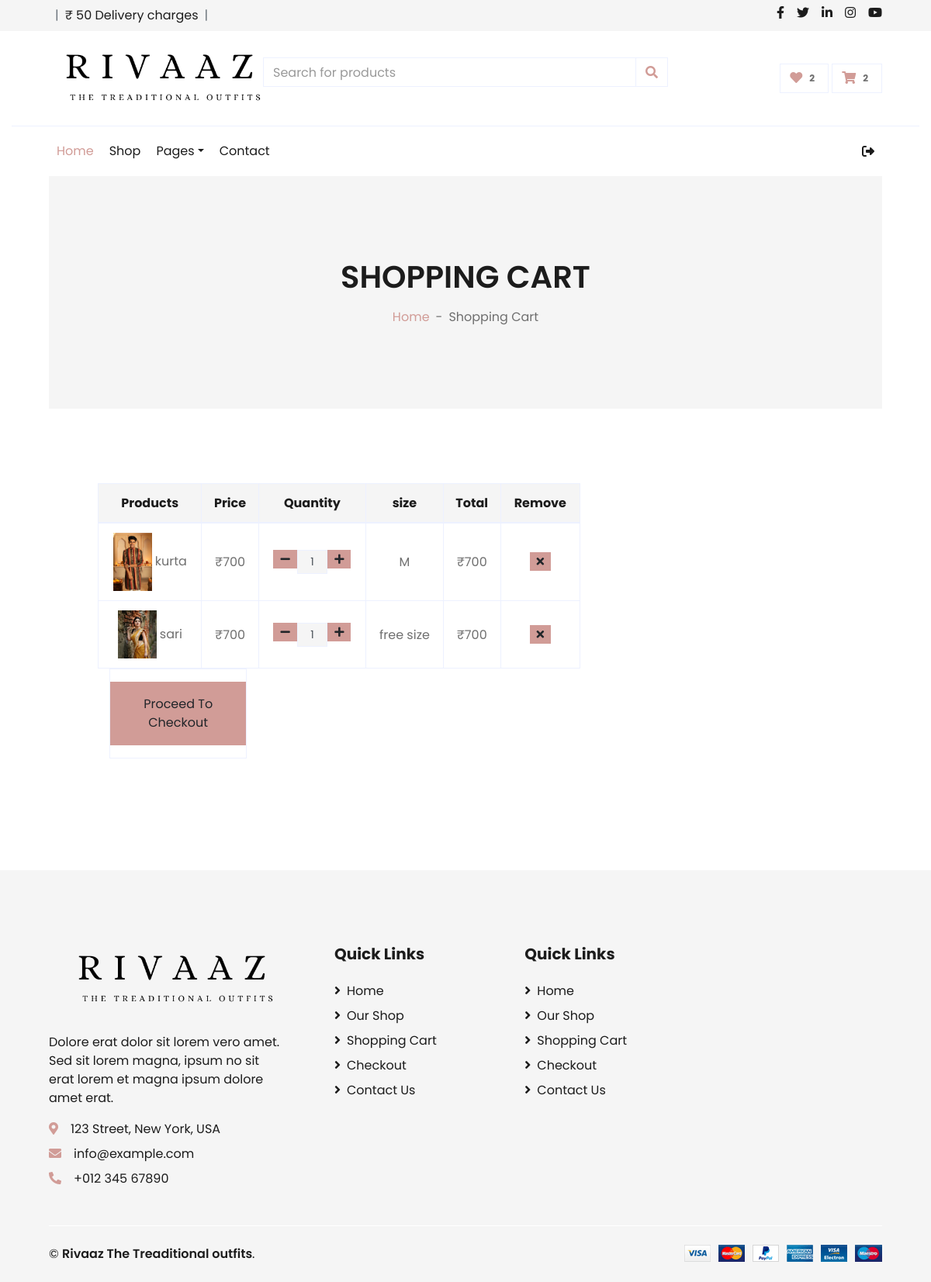
Page /cart (signed in) on the committed database.
### myapp/models.py (models this page shows, shortened)
class Add_to_cart(models.Model):
    user_id = models.ForeignKey(user,on_delete=models.CASCADE)
    product_id = models.ForeignKey(Add_product,on_delete=models.CASCADE)
    name = models.CharField(max_length=30)
    price = models.IntegerField()
    pic = models.ImageField(upload_to="IMG")
    total_price = models.IntegerField()
    qty = models.IntegerField(default=1)
    offer = models.IntegerField()
    size=models.CharField(max_length=30,default="")

### myapp/views.py (the view)
# urls.py: path('cart', views.cart, name='cart'),
def cart(request):
    if "email" in request.session:
        uid=user.objects.get(email=request.session['email'])
        pid=Add_to_cart.objects.filter(user_id=uid)
        lid=Add_to_cart.objects.filter(user_id=uid).count()
        lid_w=Add_to_wishlist.objects.filter(user_id=uid).count()
        con={
            'pid':pid,
            'lid':lid,
            'lid_w':lid_w
        }
        return render(request,"cart.html",con)
    else:
        return render(request,"login.html")

### myapp/templates/cart.html (shortened to what this page needs)
{% extends "index.html" %}
{% load static %}
{% block content  %}
    <div class="container-fluid bg-secondary mb-5">
        <div class="d-flex flex-column align-items-center justify-content-center" style="min-height: 300px">
            <h1 class="font-weight-semi-bold text-uppercase mb-3">Shopping Cart</h1>
            <div class="d-inline-flex">
                <p class="m-0"><a href="{% url 'index' %}">Home</a></p>
                <p class="m-0 px-2">-</p>
                <p class="m-0">Shopping Cart</p>
            </div>
        </div>
    </div>
    {% if lid == 0 %}
    <div  class="d-flex flex-column align-items-center justify-content-center" style="min-height: 300px">
        <img src="https://img.freepik.com/free-vector/hand-drawn-people-supermarket-background_23-2148131593.jpg?size=626&ext=jpg&ga=GA1.1.1219484902.1710419645&semt=ais" height="200">
    <h3><strong>Your Cart is Empty 🙃</strong></h3>
            <h4>Add Something To Make Me Happy 🙂</h4>
            <div class="d-inline-flex ">
                <a href="{% url 'shop' %}" class="btn btn-success cart-btn-transform m-3" data-abc="true">continue shopping</a>
        </div>
     </div>
    {% else %}
    <div class="container-fluid pt-5">
        <div class="row px-xl-5">
            <div class="col-lg-8 table-responsive mb-5">
                <table class="table table-bordered text-center mb-0">
                    <thead class="bg-secondary text-dark">
                        <tr>
                            <th>Products</th>
                            <th>Price</th>
                            <th>Quantity</th>
                            <th>size</th>
                            <th>Total</th>
                            <th>Remove</th>
                        </tr>
                    </thead>
                    <tbody class="align-middle">
                        {% for i in pid %}
                        <tr>
                            <td class="align-middle"><img src="{{i.pic.url}}" alt="" style="width: 50px;"> {{i.name}}</td>
                            <td class="align-middle">₹{{i.offer}}</td>
                            <td class="align-middle">
                                <div class="input-group quantity mx-auto" style="width: 100px;">
                                    <div class="input-group-btn">
                                        <a href="{% url 'minus' i.id %}"><button class="btn btn-sm btn-primary btn-minus" >
                                            <i class="fa fa-minus"></i>
                                        </button></a>
                                    </div>
                                    <input type="text" value="{{i.qty}}" class="form-control form-control-sm bg-secondary text-center" value="1">
                                    <div class="input-group-btn">
                                        <a href="{% url 'plus' i.id %}">
                                        <button class="btn btn-sm btn-primary btn-plus">
                                            <i class="fa fa-plus"></i>
                                        </button></a>
                                    </div>
                                </div>
                            </td>
                            <td class="align-middle">{{i.size}}</td>
                            <td class="align-middle">₹{{i.total_price}}</td>
                            <td class="align-middle"><a href="{% url 'deletes' i.id %}"><button class="btn btn-sm btn-primary"><i class="fa fa-times"></i></button></a></td>
                        </tr>
                        {% endfor %}
                    </tbody>
                </table>
                <div class="col-lg-4">
                    <div class="card border-secondary mb-5">
                       <a href="{% url 'address' %}">
                            <button class="btn btn-block btn-primary my-3 py-3">Proceed To Checkout</button></a>
                        </div>
                    </div>
                </div>
            </div>
        </div>
    </div>
    {% endif %}
    </div>
    </div>
{% endblock  %}

### rows in the picture
Add_to_cart: pic (picture), name "kurta", offer "700", qty "1", size "M", total_price "700"
Add_to_cart: pic (picture), name "sari", offer "700", qty "1", size "free size", total_price "700"

### other values in the picture
{{ lid_w }} "2"
{{ lid }} "2"
